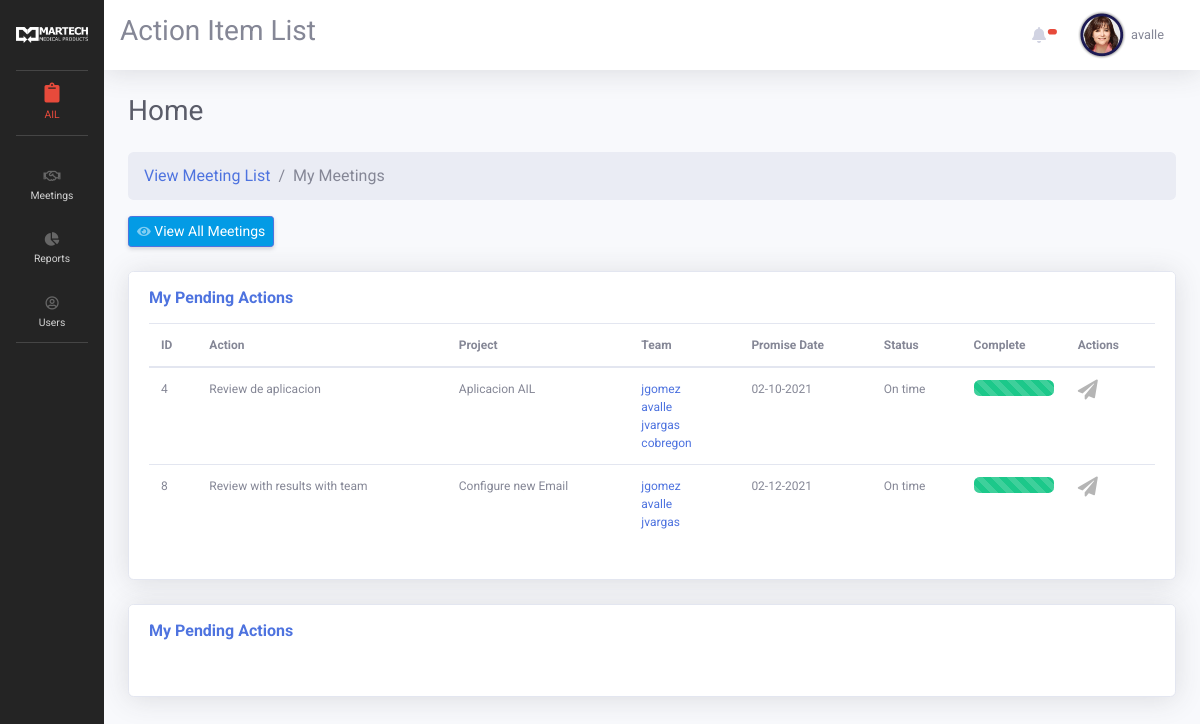
Page /ailApp/index.php?page=project_list (signed in) on the committed database.
### tables this page shows
CREATE TABLE `action_responsible` (
  `a_responsible_id` int(11) NOT NULL,
  `a_action_id` int(11) NOT NULL,
  `a_responsible_user` int(11) NOT NULL,
  `a_responsible_main` int(1) NOT NULL DEFAULT 0,
  `a_responsible_added_by` int(11) NOT NULL,
  `a_responsible_date` date NOT NULL
);

CREATE TABLE `actions` (
  `action_id` int(11) NOT NULL,
  `action_meeting_id` int(11) NOT NULL,
  `action_name` varchar(255) NOT NULL,
  `action_description` text NOT NULL,
  `action_department` int(11) NOT NULL,
  `action_promise_date` date NOT NULL,
  `action_end_date` date NOT NULL,
  `action_status` int(1) NOT NULL,
  `action_complete` int(1) NOT NULL DEFAULT 0
);

CREATE TABLE `meetings` (
  `meeting_id` int(11) NOT NULL,
  `meeting_department_id` int(11) NOT NULL,
  `meeting_name` varchar(255) NOT NULL,
  `meeting_date` date NOT NULL,
  `meeting_active` int(1) NOT NULL DEFAULT 1,
  `meeting_complete` int(1) NOT NULL,
  `meeting_user_id` int(11) NOT NULL
);

CREATE TABLE `users` (
  `user_id` int(11) NOT NULL COMMENT 'auto incrementing user_id of each user, unique index',
  `user_name` varchar(64) NOT NULL COMMENT 'user''s name, unique',
  `user_password_hash` varchar(255) NOT NULL COMMENT 'user''s password in salted and hashed format',
  `user_email` varchar(64) NOT NULL COMMENT 'user''s email, unique',
  `user_first_name` varchar(255) DEFAULT NULL,
  `user_last_name` varchar(255) DEFAULT NULL,
  `user_employee_number` varchar(255) DEFAULT NULL,
  `user_department` int(11) NOT NULL,
  `user_date` datetime DEFAULT NULL,
  `user_last_update` timestamp NOT NULL DEFAULT current_timestamp() ON UPDATE current_timestamp(),
  `user_phone` varchar(25) DEFAULT NULL,
  `user_areacode` varchar(5) DEFAULT NULL,
  `user_level` int(1) NOT NULL DEFAULT 0,
  `user_image` varchar(255) NOT NULL DEFAULT 'uploads/user_img/noimage.png',
  `user_locked` int(1) NOT NULL DEFAULT 0,
  `user_suspend` int(1) NOT NULL DEFAULT 0,
  `user_active` int(1) NOT NULL DEFAULT 1
);

### ailApp/views/pages/default.php (the view, shortened to what this page needs)
<div class="d-sm-flex align-items-center justify-content-between mb-4">
  <h1 class="h3 mb-0 text-gray-800">Home</h1>
</div>
<nav aria-label="breadcrumb">
  <ol class="breadcrumb">
    <li class="breadcrumb-item"><a href="#">View Meeting List</a></li>
    <li class="breadcrumb-item active" aria-current="page">My Meetings</li>
  </ol>
</nav>
<div  class="d-sm-flex align-items-center justify-content-between mb-4">
    <a href="index.php?page=meeting_list" class="d-none d-sm-inline-block btn btn-sm btn-primary shadow-sm"><i class="fas fa-eye fa-sm text-white-50"></i> View All Meetings</a>
</div>
<div>
<div class="cokl-lg-12">
<div class="card shadow mb-4">
    <div class="card-header py-3">
        <h6 class="m-0 font-weight-bold text-primary">My Pending Actions</h6>
    </div>
        <div class="card-body">
            <div style="margin-top:-20px;" class="table-responsive">
            <table  style="font-size: 14px; vertical-align:middle; " class="table  order-column " id="dataTable" width="100%" cellspacing="0">
                <thead>
                <tr>
                    <th>ID</th>
                    <th>Action</th>
                    <th>Project</th>
                    <th>Team</th>
                    <th>Promise Date</th>
                    <th>Status</th>
                    <th>Complete</th>
                    <th>Actions</th>
                </tr>
                </thead>
                <tbody>
                    <?php
                    $query = "SELECT * FROM action_responsible
                    LEFT JOIN actions ON action_responsible.a_action_id = actions.action_id
                    LEFT JOIN meetings ON actions.action_meeting_id = meetings.meeting_id
                    WHERE a_responsible_user = {$_SESSION['quatroapp_user_id']} AND action_complete = 0";
                    $result = mysqli_query($connection, $query);
                    while($row = mysqli_fetch_array($result)):
                    ?>
                        <tr>
                            <td><?php echo $row['action_id'];  ?></td>
                            <td><?php echo $row['action_name'];  ?></td>
                            <td><?php echo $row['meeting_name'];  ?></td>
                            <td>
                                <?php
                                $query2 = "SELECT * FROM action_responsible
                                LEFT JOIN users ON action_responsible.a_responsible_user = users.user_id
                                WHERE a_action_id = {$row['action_id']}";
                                $result2 = mysqli_query($connection, $query2);
                                while($row2 = mysqli_fetch_array($result2)):
                                if($row2['a_responsible_main'] == 1)
                                {
                                    $icon = "<i class='fas fa-exclamation-circle text-danger'></i>";
                                }
                                else
                                {
                                    $icon = "";
                                }
                                ?>
                                    <a href="index.php?page=user_info&user_id=<?php echo $row2['user_id'] ?>"><?php echo $row2['user_name'] ?>&nbsp;&nbsp;<?php echo $icon ?></a><br>
                                <?php endwhile; ?>
                            </td>
                            <td><?php echo date('m-d-Y', strtotime($row['action_promise_date']));  ?></td>
                            <td>
                                <?php
                                    if($row['action_status'] == 0 && $row['action_promise_date'] <= date("Y-m-d"))
                                    {
                                        echo "Late";
                                    }
                                    elseif($row['action_status'] == 0 && $row['action_promise_date'] > date("Y-m-d"))
                                    {
                                        echo "On time";
                                    }
                                ?>
                            </td>
                            <td>
                            <?php
                            if($row['action_complete'] == 1)
                            {
                                $bg = "bg-primary";
                                $text = "Completed";
                            }
                            elseif($row['action_complete'] == 0 && $row['action_promise_date'] <= date("Y-m-d"))
                            {
                                $bg = "bg-danger";
                                $text = "Late";
                            }
                            elseif($row['action_complete'] == 0 && $row['action_promise_date'] > date("Y-m-d"))
                            {
                                $bg = "bg-success";
                                $text = "On Going";
                            }
                            ?>
                                <div data-toggle='tooltip' data-placement='left' title='<?php echo  $text ?>' class="progress">
                                    <div class="progress-bar progress-bar-striped progress-bar-animated <?php echo $bg; ?>" role="progressbar" aria-valuenow="100" aria-valuemin="0" aria-valuemax="100" style="width: 100%"></div>
                                </div>
                            </td>
                            <td>
                                <a href='index.php?page=view_update&action_id=<?php echo $row['action_id']?>'  class=''  data-cat-name='{$row['user_name']}' data-cat-id='{$row['user_id']}'><i data-toggle='tooltip' data-placement='left' title='Go to Action Details' style='font-size: 20px; color:#b5b5b5' class='fas fa-paper-plane options'></i></a>
                            </td>
                        </tr>
                    <?php endwhile; ?>
                </tbody>
            </table>
        </div>
    </div>
</div>
</div>
<div>
<div class="cokl-lg-12">
<div class="card shadow mb-4">
    <div class="card-header py-3">
        <h6 class="m-0 font-weight-bold text-primary">My Pending Actions</h6>
    </div>
        <div class="card-body">
        </div>
</div>
</div>
</div>

### ailApp/views/includes/header.php (style rules this page uses)
body { font-family: 'Roboto', sans-serif; }
tr { font-size: 12px; }
.btn-primary { background-color: #039be5; }
.table-responsive { width: 100%; }
.card-header { background-color: #fff; border-bottom: #fff; }
td { vertical-align: middle; }

### rows in the picture
action_responsible: actions.action_id "4", actions.action_name "Review de aplicacion", meetings.meeting_name "Aplicacion AIL", users.user_name "avalle", actions.action_promise_date "02-10-2021"
action_responsible: users.user_name "jgomez"
action_responsible: users.user_name "jvargas"
action_responsible: users.user_name "cobregon"
action_responsible: actions.action_id "8", actions.action_name "Review with results with team", meetings.meeting_name "Configure new Email", users.user_name "avalle", actions.action_promise_date "02-12-2021"
action_responsible: users.user_name "jgomez"
action_responsible: users.user_name "jvargas"

### other values in the picture
$_SESSION['quatroapp_user_name'] "avalle"
